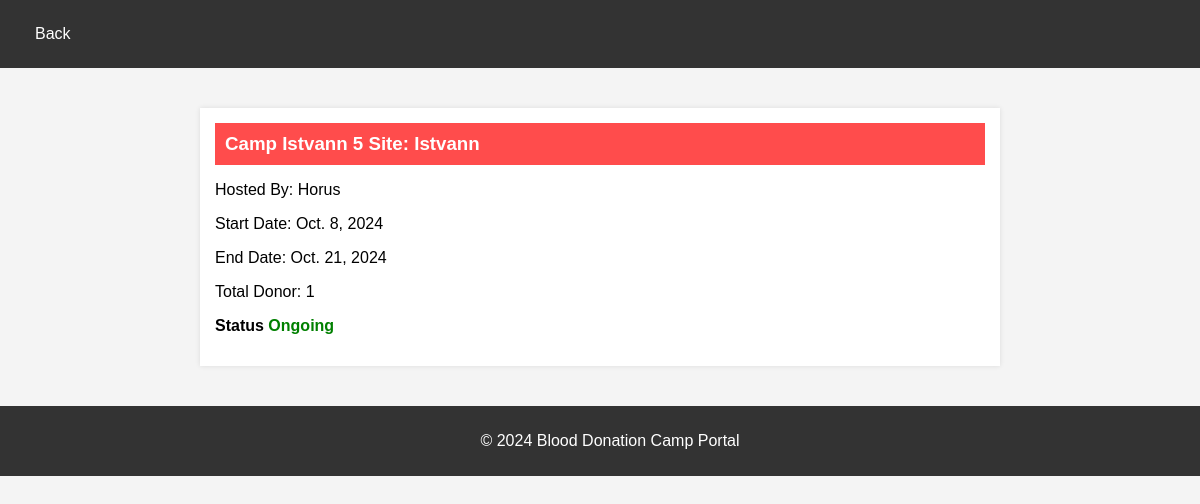
The app's page /camps_by/1/ (signed in), older data.
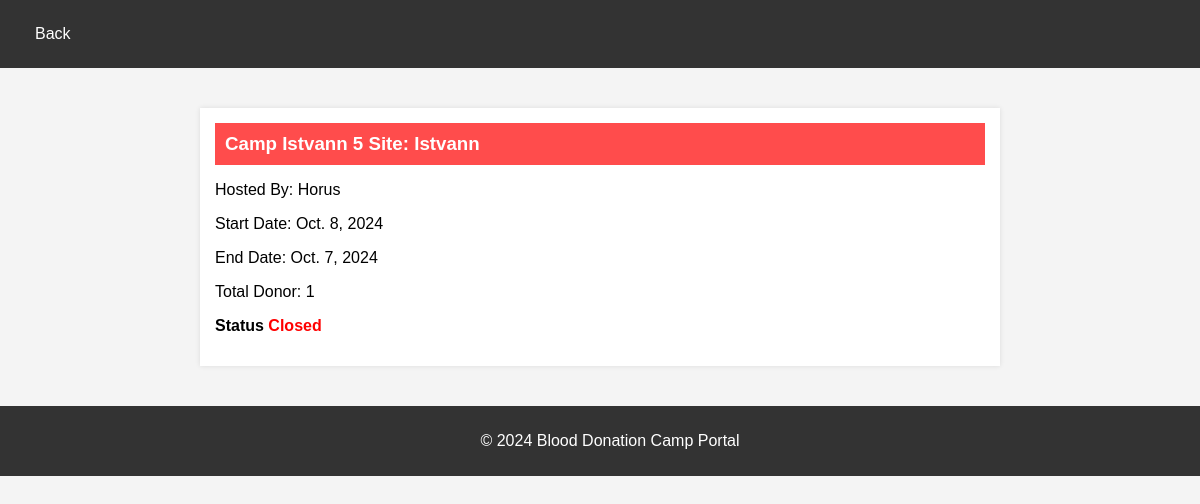
The same page, newer data.
### mini/models.py (models this page shows, shortened)
class Camp(models.Model):
    name = models.CharField(max_length=50,blank=False)
    id = models.IntegerField(primary_key=True,blank=False)
    addr = models.CharField(max_length=225,blank=False)
    loc = models.CharField(max_length=225,blank=False)
    owned = models.ForeignKey(to=Admin,on_delete=models.CASCADE)
    start = models.DateField(blank=False)
    end = models.DateField(blank=False)

class Admin(models.Model):
    name = models.CharField(max_length=50,blank=False)
    id = models.IntegerField(primary_key=True,blank=False)
    passwrd = models.CharField(blank=False,max_length=225,default=make_password('LUPERCAL'))
    dob = models.DateField(blank=False)
    isAdmin = models.BooleanField(default=False)
    isCampOrg = models.BooleanField(default=False)
    isHosp = models.BooleanField(default=False)
    belongs = models.CharField(max_length=120,blank=False)

### mini/views.py (the view)
# urls.py: path('camps_by/<int:id>/',views.camps_all,name='camps_all')
def camps_all(req,id):
    if req.method=="GET":
        admin_id = req.session.get('user',None)
        if admin_id is None: return redirect(reverse('home',kwargs={'error':'Auth error'}))
        camps = list(models.Camp.objects.filter(owned_id=admin_id))
        if not camps: return redirect(reverse('home',kwargs={'error':'No camps created'}))
        color = {'Ongoing':'green','Upcoming':'grey','Closed':'red'}
        for i in range(len(camps)):
            camps[i].count= len(models.CampReg.objects.filter(camp_id=camps[i].id).values())
            camps[i].status = get_status(camps[i].start,camps[i].end)
            camps[i].color = color[camps[i].status]
        return camps_view(req,camps=camps)

### mini/views.py (called while the page is built)
def get_status(start,end):
    curr = datetime.date.today()
    if curr<start: return 'Upcoming'
    elif curr<end: return 'Ongoing'
    else: return "Closed"

def camps_view(req,**opt):
    return render(req,'home/camp_all.html',context=opt)

### mini/templates/home/camp_all.html (shortened to what this page needs)
<!DOCTYPE html>
<html lang="en">
<head>
</head>
<body>
    <nav>
        <a href="{% url 'home' %}">Back</a>
        <a href="#"></a>
        <a href="#"></a>
    </nav>
    <section>
        <div class="camp-list">
            {% for i in camps %}
            <div class="camp">
                <h3>Camp {{i.name}}: {{i.loc}}</h3>
                <p>Hosted By: {{i.owned.name}}</p>
                <p>Start Date: {{i.start}}</p>
                <p>End Date: {{i.end}}</p>
                <p>Total Donor: {{i.count}}</p>
                <p><strong>Status</strong> <strong style="color:{{ i.color }};">{{ i.status }}</strong></p>
            </div>
            {% endfor %}
        </div>
    </section>
    <footer>
        <p>&copy; 2024 Blood Donation Camp Portal </p>
    </footer>
</body>
</html>

### mini/templates/home/camp_all.html (style rules this page uses)
body { font-family: Arial, sans-serif; background-color: #f4f4f4; margin: 0; padding: 0; }
nav { display: flex; justify-content: space-between; padding: 15px; background-color: #333; }
nav a { color: white; text-decoration: none; padding: 10px 20px; }
section { padding: 20px; text-align: center; }
.camp-list { max-width: 800px; margin: 20px auto; text-align: left; }
.camp-list h3 { background-color: #ff4c4c; color: white; padding: 10px; margin: 0; }
.camp { background-color: white; margin: 10px 0; padding: 15px; box-shadow: 0 0 5px rgba(0,0,0,0.1); }
footer { text-align: center; padding: 10px; background-color: #333; color: white; width: 100%; bottom: 0; }

Row changes from the older to the newer data that the page shows:
changed Camp "Istvann 5 Site": end "Oct. 21, 2024" → "Oct. 7, 2024"; status "Ongoing" → "Closed"
